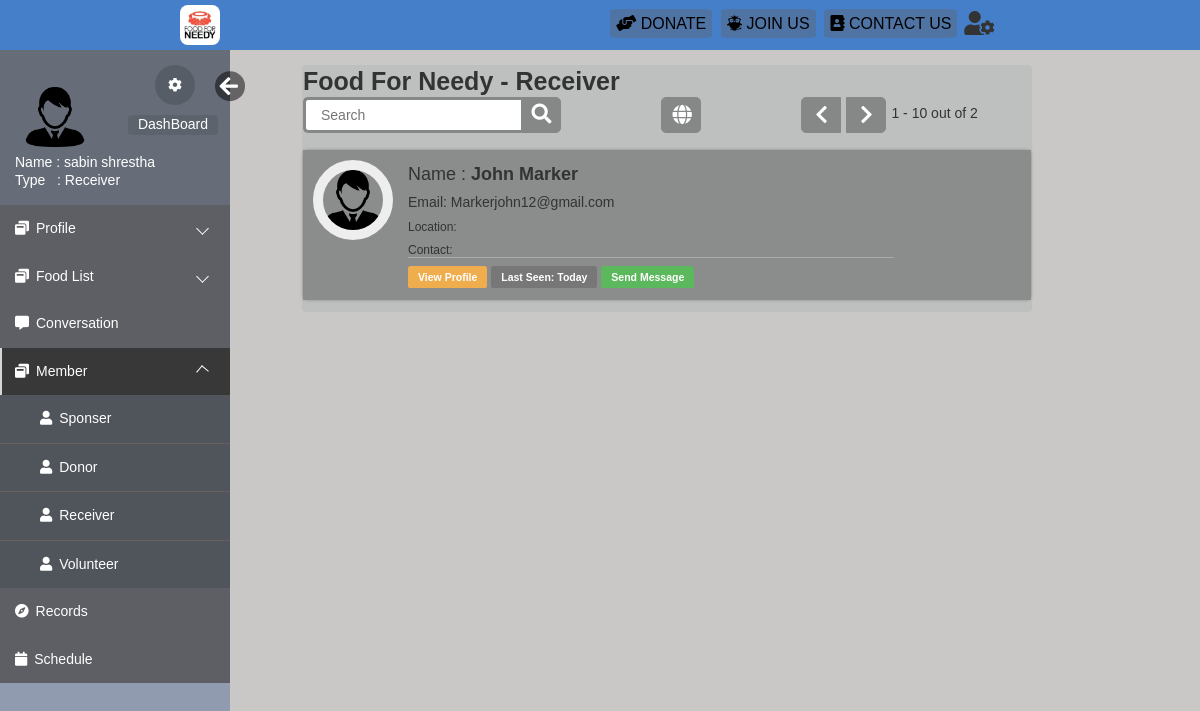
The page /html/receiver.php (signed in) on the database its author committed.
### tables this page shows
CREATE TABLE `register` (
  `reg_id` int(10) UNSIGNED NOT NULL,
  `username` varchar(20) NOT NULL,
  `pic` varchar(255) DEFAULT NULL,
  `user_type` varchar(20) DEFAULT NULL,
  `firstname` varchar(20) NOT NULL,
  `lastname` varchar(20) NOT NULL,
  `email` varchar(40) DEFAULT NULL,
  `location` varchar(30) DEFAULT NULL,
  `contact` text DEFAULT NULL COMMENT 'Contact No',
  `dob` date DEFAULT NULL,
  `created_at` timestamp NOT NULL DEFAULT current_timestamp(),
  `updated_at` datetime DEFAULT NULL ON UPDATE current_timestamp(),
  `password` varchar(40) NOT NULL,
  `secret_key` varchar(6) DEFAULT NULL,
  `verified` tinyint(1) NOT NULL DEFAULT 0,
  `verifiedby_id` int(6) NOT NULL DEFAULT 0 COMMENT 'Verified By',
  `remark` varchar(50) DEFAULT NULL,
  `status` tinyint(4) DEFAULT 1,
  `code` varchar(10) DEFAULT NULL
);

### html/receiver.php (the view, shortened to what this page needs)
<?php
$search=0;
$pos10=10;
$pos=@$_GET['pos'];
 ?>
<!DOCTYPE html>
<html lang="en">
<head>
    <link rel="stylesheet" href="https://maxcdn.bootstrapcdn.com/bootstrap/3.3.6/css/bootstrap.min.css">
    <link rel="stylesheet" href="https://maxcdn.bootstrapcdn.com/font-awesome/4.6.3/css/font-awesome.min.css">
    <link rel="stylesheet" href="css/loginindex.css">
    <link rel="stylesheet" href="css/editprofile.css">
    <link rel="stylesheet" href="css/index.css">
    <link rel="stylesheet" href="https://use.fontawesome.com/releases/v5.3.1/css/all.css">
</head>
<body>
    <div class="body_wrapper">
        <div class="container">
            <div class="col-md-8 col-sm-9 contains">
                <div class="panel profile-panel">
        <caption><b style="font-size:25px;">Food For Needy - Receiver</b></caption>
        <br>
        <form action="receiver.php" method="POST">
            <div class="search">
                <input type="text" style="color:black" class="searchTerm" placeholder="Search" name="search" required="required">
                <button type="submit" name="searchsubmit" class="searchButton">
                 <i class="fa fa-search"></i>
                 </button>
                 <a class="globe" href="receiver.php?pos=9999"><i class="fa fa-globe"></i></a>
                  <?php
                          $sql = "SELECT * from `register` WHERE  `user_type`='Receiver'";
                            require_once("DBConnect.php");
                            $resulttotal = $conn-> query($sql);
                            $total = mysqli_num_rows($resulttotal);
                            if($pos==null){$pos=0;
                                $pos10=$pos+10;}else{
                                    $pos10=10;
                                }
                            ?>
              <?php if($pos==null){$pos=0;}?>
              <?php if($pos>0){?>
              <a class="navileft" href="receiver.php?pos=<?php echo $pos-10;?>"><i class="fa fa-chevron-left"></i></a>
              <?php }else { ?>
              <a class="navileft"><i class="fa fa-chevron-left"></i></a>
              <?php } if(($pos+10)<$total){ ?>
              <a class="naviright" href="receiver.php?pos=<?php echo $pos+10;?>"><i class="fa fa-chevron-right"></i></a>
              <?php } else { ?>
                <a class="naviright"><i class="fa fa-chevron-right"></i></a>
              <?php } ?>
              <p style="margin:8px 0 0 5px"><?php echo ($pos+1)." - ".($pos+10);?> out of <?php echo $total?></p>
            </div>
    </form>
        <br>
    <?php
     require_once("DBConnect.php");
         if($search==1){
             $sql = "SELECT * from register WHERE `user_type`='Receiver' AND `firstname`='$search_name' ";
         }else{
         $sql = "SELECT * from register WHERE `user_type`='Receiver' AND 1 Limit $pos, $pos10";
         }
     $result = $conn-> query($sql);
     if($result-> num_rows >0){
        while($row = $result-> fetch_assoc()){
            if($row['reg_id']==$_SESSION['reg_id']){
                    continue;
            }
            ?>
    <div class="row">
<div class="col-md-12">
    <div class="media">
        <a class="pull-left" href="#">
            <img class="media-object dp img-circle" src="<?php if($row['pic']==null){?>files/user.png<?php }else{?> files/<?php echo $row['pic'];}?>" style="width: 80px;height:80px;">
        </a>
        <div class="media-body">
            <h4 class="media-heading">Name :<strong> <?=$row['firstname']." ".$row['lastname']?></strong></h4>
            <h5>Email: <?=$row['email']?></h5>
            <h6>Location: <?=$row['location']?></h6>
            <h6>Contact: <?=$row['contact']?></h6>
            <hr class="blackLine">
            <a href="viewprofile.php?view=<?=$row['username']?>"><span class="label label-warning">View Profile</span></a>
            <a><span class="label label-default">Last Seen: Today</span></a>
            <a href="chat.php?session_name=<?=$row['username']?>"><span class="label label-success">Send Message</span></a>
        </div>
    </div>
</div>
</div>
         <?php  }}?>
                </div>
            </div>
        </div>
    </div>
</body>
</html>

### html/css/loginindex.css (style rules this page uses)
* { margin: 0; padding: 0; font-family: sans-serif; list-style: none; text-decoration: none; }
.me #hide, .me #show { position: absolute; transform: scale(1.5); right: -60px; bottom: 95px; width: 20px; padding-top: 2px; padding-left: 3px; color: #FFF; border-radius: 0%; border-style: initial; border-radius: 50%; background: rgba(0, 0, 0, 0.5); }
#mySidebar { transition: 0.4s; }

### html/css/editprofile.css (style rules this page uses)
.sidemenu { float: left; }
.me { position: relative; width: calc(100% - 50px); height: 140px; padding: 15px 25px; margin-bottom: 15px; }
.me .setting { position: absolute; right: -15px; bottom: 85px; width: 40px; height: 40px; padding-top: 2px; color: #FFF; border-radius: 100%; border-style: none; background: rgba(0, 0, 0, 0.15); }
.me .setting a, .me .cloud a { color: #fff; }
.me .cloud { position: absolute; right: -38px; bottom: 55px; height: 20px; color: #FFF; border-style: none; border-radius: 10%; background: rgba(0, 0, 0, 0.09); }
.me .cloud a { padding: 15px 10px 15px 10px; }
.me .myinfo { position: absolute; left: 40px; bottom: 1px; font-size: 14px; color: #FFF; }
.myinfo .name { margin: 0 0 0 -25px; }
.profile-panel { margin-top: 2%; background-color: rgb(190, 192, 192); }
.navbars { display: flex; flex-direction: row; flex-wrap: wrap-reverse; font-size: 1.1rem; justify-content: space-around; background: #457fca; padding-top: 10px; padding-bottom: 5px; height: 50px; }
.navbars1 { display: flex; flex-direction: row-reverse; flex-wrap: wrap-reverse; font-size: 1.1rem; }
.navbars a { text-decoration: none; color: black; border-radius: 8%; font-size: 1.6rem; font-family: 'Franklin Gothic Medium', 'Arial Narrow', Arial, sans-serif; padding: 6px; }
.navbars .nav1 a, .navbars .nav2 a, .navbars .nav4 a { background-color: rgba(107, 81, 57, 0.271); }
.navbars>div { margin-left: -20px; margin-right: 1%; margin-top: 6px; text-align: center; font-size: 0.8rem; z-index: 999; }
.navbars .nav3, .navbars .nav0 { margin-top: -3px; cursor: pointer; position: relative; z-index: 3; }

### html/css/index.css (style rules this page uses)
*, *::after, *::before { padding: 0px; margin: 0px; box-sizing: border-box; }
body { font-family: "Quicksand", "SolaimanLipi", sans-serif; font-size: 14px; }
hr.blackLine { border-color: #ada9a9; margin-top: -10px; margin-bottom: 10px; width: 80%; }
.body_wrapper { width: 100%; height: 100%; background: #cac7c7; overflow: hidden; }
.sidemenu { float: left; width: 230px; height: calc(100vh - 10px); background: #909bb0; scrollbar-width: none; }
.sidemenu>ul { background: #666d78; }
.sidemenu>ul>li>a { display: block; position: relative; color: #fff; text-decoration: none; padding: 15px; background: rgba(87, 83, 83, 0.5); }
.sidemenu>ul>li>a>span { margin-right: 7px; }
.sidemenu>ul>li.active>a { background: #383838; color: #ffffff; }
.sidemenu>ul>li.active>a::before { display: block; position: absolute; content: ""; height: 100%; left: 0; top: 0; width: 2px; background-color: #d6d6d6; }
.sidemenu>ul>li>ul>li+li { border-top: 1px solid #695f5f; }
.sidemenu>ul>li>ul>li>a { text-decoration: none; display: block; width: 100%; color: #fff; padding: 15px; background: #50555c; padding-left: 40px; }
.sidemenu>ul>li>ul>li>a>span { margin-right: 7px; }
.sidemenu>ul>.dropdown>a { position: relative; display: block; }
.sidemenu>ul>.dropdown>a::after { content: ""; position: absolute; top: 40%; right: 10%; display: block; height: 9px; width: 9px; border-left: 1px solid #fff; border-bottom: 1px solid #fff; transition: 0.5s; transform: rotate(-45deg); }
.sidemenu>ul>.dropdown>ul { overflow: hidden; transform: 0.3s; transition: 0.3s; height: 0px; }
.sidemenu>ul>.dropdown-open>a { background: #49415482; }
.sidemenu>ul>.dropdown-open>a::after { transform: rotate(130deg); }
.sidemenu>ul>.dropdown-open>ul { transition: all 0.2s; }

### rows shown on the page
register: firstname "John", lastname "Marker", email "Markerjohn12@gmail.com"

### other values the page prints
$pos+1 "1"
$pos+10 "10"
$total "2"
